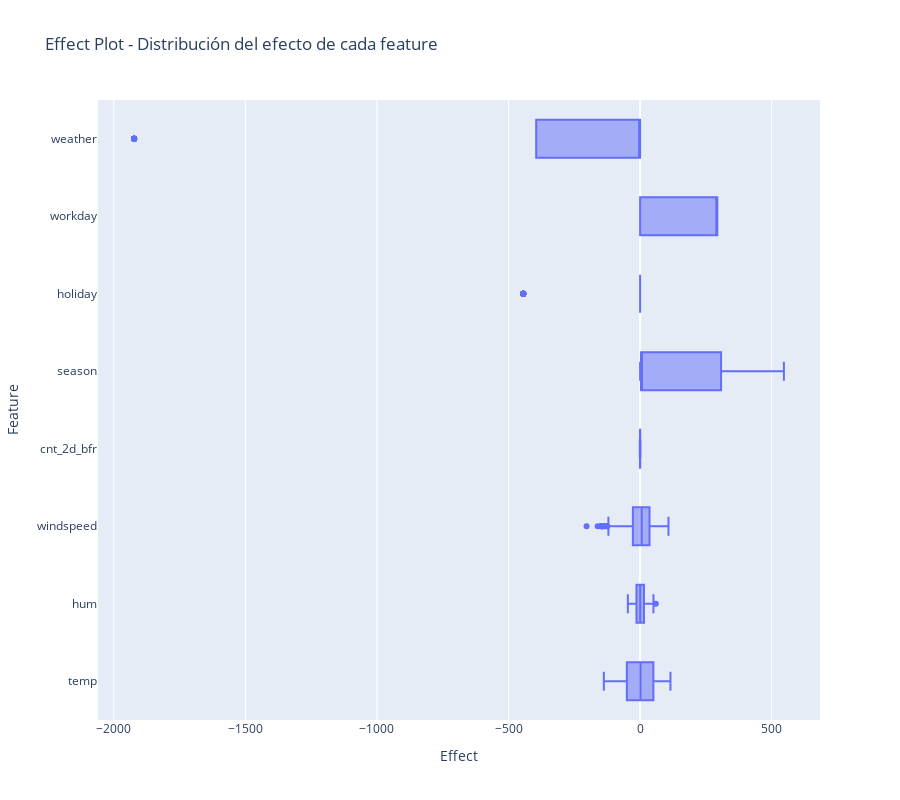

Notebook cell for this chart:
### Code cell
numeric_vars2 = ['temp', 'hum', 'windspeed', 'cnt_2d_bfr']
categorical_vars2 = ['season', 'holiday', 'workday', 'weather']
dummies2 = {var: [col for col in X2.columns if col.startswith(var+'_')] for var in categorical_vars2}
effects_numeric2 = X2[numeric_vars2] * model.params[numeric_vars2] 
effects_categorical2 = pd.DataFrame()
for var, cols in dummies2.items():
    effects_categorical2[var] = X2[cols].dot(model2.params[cols])
effects_total2 = pd.concat([effects_numeric2, effects_categorical2], axis=1)
effects_long2 = effects_total2.reset_index().melt(id_vars='index', var_name='Feature', value_name='Effect')
fig2 = px.box(effects_long2, y='Feature', x='Effect', 
#points='all',
             title='Effect Plot - Distribución del efecto de cada feature',
             height=800)
fig2.show()

### Figure 1 — Plotly figure (JSON) as saved in the notebook; plotly's stock layout.template omitted (floating-point values rounded to 4 significant figures; data arrays with more than 128 entries replaced by an {"elided": "..."} marker saying what was removed)
{"data": [{"alignmentgroup": "True", "hovertemplate": "Effect=%{x}<br>Feature=%{y}<extra></extra>", "legendgroup": "", "marker": {"color": "#636efa"}, "name": "", "notched": false, "offsetgroup": "", "orientation": "h", "showlegend": false, "type": "box", "x": {"elided": "5824 float values"}, "x0": " ", "xaxis": "x", "y": {"elided": "5824 str values"}, "y0": " ", "yaxis": "y"}], "layout": {"boxmode": "group", "height": 800, "legend": {"tracegroupgap": 0}, "title": {"text": "Effect Plot - Distribución del efecto de cada feature"}, "xaxis": {"anchor": "y", "domain": [0, 1], "title": {"text": "Effect"}}, "yaxis": {"anchor": "x", "domain": [0, 1], "title": {"text": "Feature"}}}}
